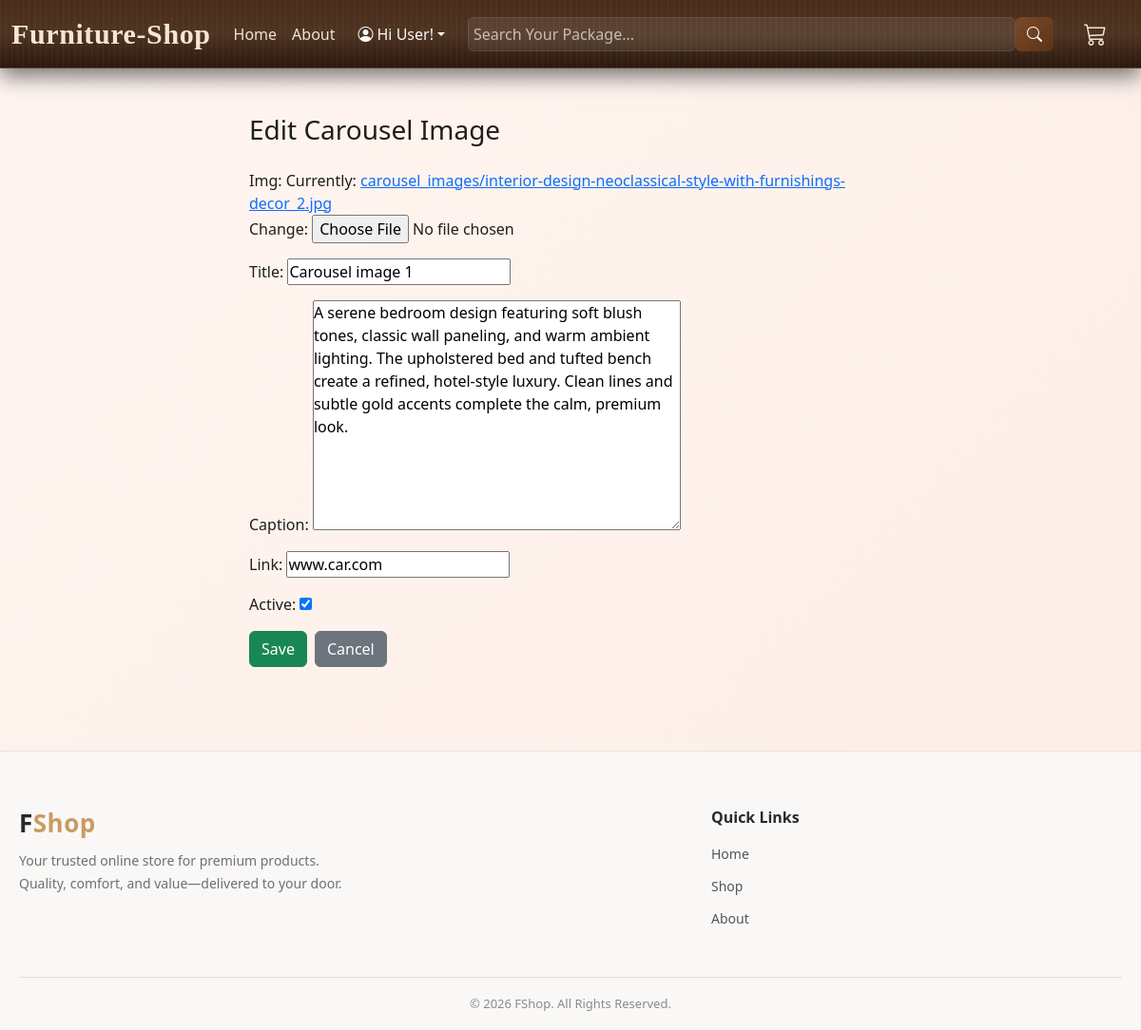
The app's page /carousels/1/edit/ with its own data.
### mainapp/models.py (models this page shows, shortened)
class CarouselImage(models.Model):
    img = models.ImageField(upload_to='carousel_images/')
    title = models.CharField(max_length=200)
    caption = models.TextField(max_length=400)
    link = models.CharField(max_length=200)
    active = models.BooleanField(default=True)

### mainapp/views.py (the view)
# urls.py: path('carousels/<int:pk>/edit/', CarouselImageUpdateView.as_view(), name='carousel_edit'),
class CarouselImageUpdateView(UpdateView):
    model = CarouselImage
    fields = '__all__'
    template_name = 'mainapp/carousel_form.html'
    success_url = reverse_lazy('carousel_list')

### templates/mainapp/carousel_form.html (shortened to what this page needs)
{% extends 'base/base.html' %}
{% block content %}
<section class="container py-5" style="max-width: 700px;">
    <h3 class="mb-4">
        {% if object %}Edit{% else %}Add{% endif %} Carousel Image
    </h3>
    <form method="post" enctype="multipart/form-data">
        {{ form.as_p }}
        <div class="d-flex gap-2">
            <button type="submit" class="btn btn-success">
                Save
            </button>
            <a href="{% url 'carousel_list' %}" class="btn btn-secondary">
                Cancel
            </a>
        </div>
    </form>
</section>
{% endblock %}

### static/css/design.css (style rules this page uses)
* { margin: 0; padding: 0; box-sizing: border-box; font-family: "Poppins", system-ui, sans-serif; }

### records on screen
CarouselImage: title "Carousel image 1", caption "A serene bedroom design featuring soft blush tones, classic wall paneling, and warm ambient lighting. The upholstered bed and tufted bench create a refined, hotel-style luxury. Clean lines and subtle gold accents complete the calm, premium look.", link "www.car.com", active "☑"
